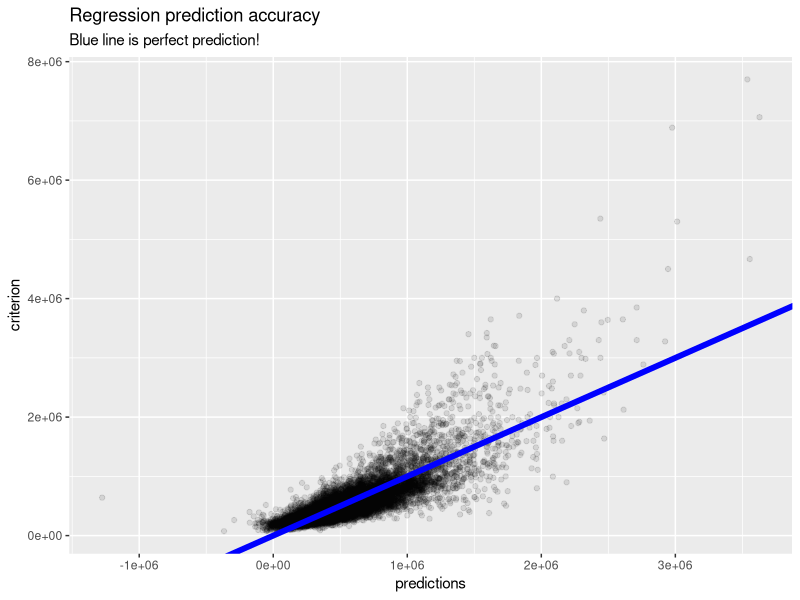
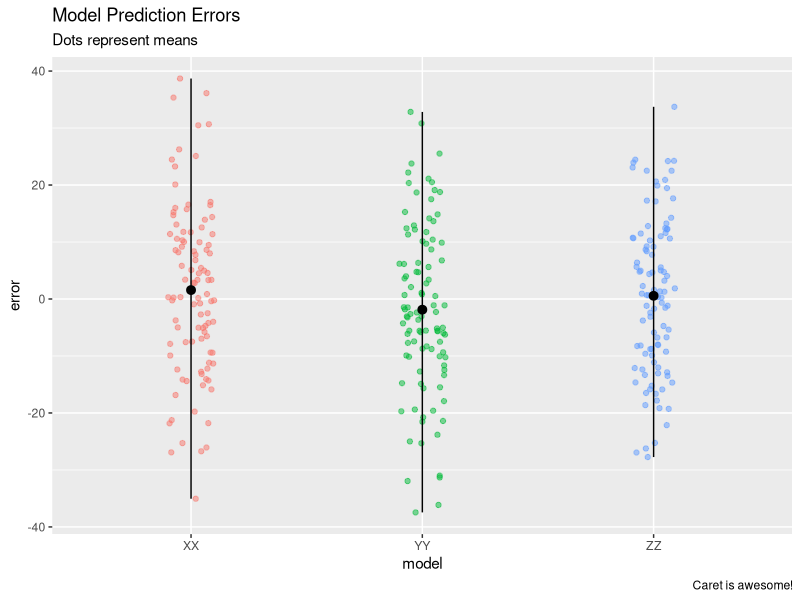
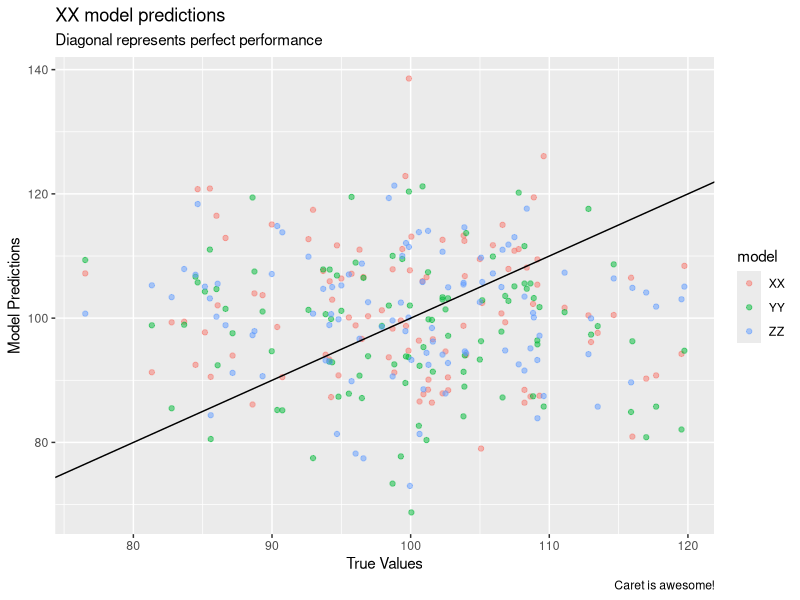

R code for these plots, in order:
## ---- chunk 1
 knitr::include_graphics("https://3qeqpr26caki16dnhd19sv6by6v-wpengine.netdna-ssl.com/wp-content/uploads/2014/09/Caret-package-in-R.png")
## ---- chunk 2
knitr::opts_chunk$set(comment=NA, fig.width=6, fig.height=6, echo = TRUE, eval = TRUE, fig.align = 'center')
library(tidyverse)
## ---- chunk 3
# Done!
## ---- chunk 4
library(tidyverse)
library(caret)
## ---- chunk 5

# Here is what I got with glmnet!

house_train <- read_csv("1_Data/house_train.csv")
house_test <- read_csv("1_Data/house_test.csv")

house_train <- house_train %>%
  select(-id, -date)

house_test <- house_test %>%
  select(-id, -date)


# Set up control values
ctr <- trainControl(method = "repeatedcv",
                    number = 10,
                    repeats = 2)

# ---------------
# Step 2: Train model
# ---------------

# Predict price with linear regression
house_glmnet_train <- train(form = price ~ ., 
                        data = house_train,
                        method = "glmnet",
                        trControl = ctr)
# ---------------
# Step 3: Explore
# ---------------

class(house_glmnet_train)
house_glmnet_train
names(house_glmnet_train)
summary(house_glmnet_train)

# Look at variable importance with varImp
varImp(house_glmnet_train)

# Look at final model object

# For some reason it prints to a huge table..
# house_glmnet_train$finalModel

# ---------------
# Step 4: Predict
# ---------------

house_glmnet_predictions <- predict(house_glmnet_train, 
                                   newdata = house_test)
# ---------------
# Step 5: Evaluate
# ---------------

# Look at final prediction performance!
postResample(pred = house_glmnet_predictions, 
             obs = house_test$price)

# Plot relationship between predictions and truth
performance_data <- tibble(predictions = house_glmnet_predictions,
                          criterion = house_test$price)

ggplot(data = performance_data,
       aes(x = predictions, y = criterion)) +
  geom_point(alpha = .1) +   # Add points
  geom_abline(slope = 1, intercept = 0, col = "blue", size = 2) +
  labs(title = "Regression prediction accuracy",
       subtitle = "Blue line is perfect prediction!")
## ---- chunk 6
# Here is what I got with random forests! (rf)

heartdisease_train <- read_csv("1_Data/heartdisease_train.csv")
heartdisease_test <- read_csv("1_Data/heartdisease_test.csv")


heartdisease_train <- heartdisease_train %>%
  mutate(diagnosis = factor(diagnosis))

heartdisease_test <- heartdisease_test %>%
  mutate(diagnosis = factor(diagnosis))

# Set up control values
ctr <- trainControl(method = "repeatedcv",
                    number = 10,
                    repeats = 2)

# ---------------
# Step 2: Train model
# ---------------

# Predict price with linear regression
heartdisease_rf_train <- train(form = diagnosis ~ ., 
                        data = heartdisease_train,
                        method = "rf",
                        trControl = ctr)
# ---------------
# Step 3: Explore
# ---------------

class(heartdisease_rf_train)
heartdisease_rf_train
names(heartdisease_rf_train)
summary(heartdisease_rf_train)

# Look at variable importance with varImp
varImp(heartdisease_rf_train)

# Look at final model object
heartdisease_rf_train$finalModel

# ---------------
# Step 4: Predict
# ---------------

heartdisease_rf_predictions <- predict(heartdisease_rf_train, 
                                   newdata = heartdisease_test)
# ---------------
# Step 5: Evaluate
# ---------------

# Look at final prediction performance!
postResample(pred = heartdisease_rf_predictions, 
             obs = heartdisease_test$diagnosis)
## ---- chunk 7
# on your own!
## ---- chunk 8
# The accuracy of all should decrease (but perhaps not by so much)
## ---- chunk 9
# on your own!
## ---- chunk 10
# on your own!
## ---- chunk 11
# Some fake prediction data
#  include your real model prediction data here

XX_pred <- rnorm(100, mean = 100, sd = 10)
YY_pred <- rnorm(100, mean = 100, sd = 10)
ZZ_pred <- rnorm(100, mean = 100, sd = 10)

# Some fake true test values
#   Get these from your XX_test objects

truth <- rnorm(100, mean = 100, sd = 10)

# Put results together in a tibble

N <- length(truth)

model_results <- tibble(model = rep(c("XX", "YY", "ZZ"), each = N),
                        pred = c(XX_pred, YY_pred, ZZ_pred),
                        truth = rep(truth, times = 3))

# Add error and absolute error

model_results <- model_results %>%
  mutate(error = pred - truth,
         abserr = abs(error))

# Plot Distribution of errors for each model

ggplot(model_results, 
       aes(x = model, y = error, col = model)) +
  geom_jitter(width = .1, alpha = .5) +
  stat_summary(fun.y = mean, 
               fun.ymin = min, 
               fun.ymax = max, 
               colour = "black") + 
  labs(title = "Model Prediction Errors",
       subtitle = "Dots represent means",
       caption = "Caret is awesome!") +
  theme(legend.position = "none")


# Plot relationship between truth and predictions

ggplot(model_results, 
       aes(x = truth, y = pred, col = model)) +
  geom_point(alpha = .5) +
  geom_abline(slope = 1, intercept = 0) +
  labs(title = "XX model predictions",
       subtitle = "Diagonal represents perfect performance",
       caption = "Caret is awesome!",
       x = "True Values",
       y = "Model Predictions")
  
